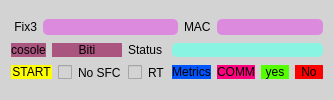
            <widget class="QFrame" name="fix_mp_3">
             <property name="styleSheet">
              <string notr="true">border-radius:5px;
background-color: rgb(211, 211, 211);</string>
             </property>
             <property name="frameShape">
              <enum>QFrame::StyledPanel</enum>
             </property>
             <property name="frameShadow">
              <enum>QFrame::Raised</enum>
             </property>
             <layout class="QGridLayout" name="gridLayout_14">
              <property name="verticalSpacing">
               <number>0</number>
              </property>
              <item row="0" column="0">
               <widget class="QLabel" name="label_25">
                <property name="styleSheet">
                 <string notr="true">background-color: rgba(255, 222, 222, 0);
color: rgb(0, 0, 0);</string>
                </property>
                <property name="text">
                 <string> Fix3</string>
                </property>
               </widget>
              </item>
              <item row="0" column="1" colspan="5">
               <widget class="QLineEdit" name="msn1_9">
                <property name="styleSheet">
                 <string notr="true">background-color: rgb(220, 138, 221);</string>
                </property>
               </widget>
              </item>
              <item row="0" column="6">
               <widget class="QLabel" name="mc_tpm_9">
                <property name="styleSheet">
                 <string notr="true">color: rgb(0, 0, 0);background-color: rgba(255, 222, 222, 0);</string>
                </property>
                <property name="text">
                 <string>MAC</string>
                </property>
               </widget>
              </item>
              <item row="0" column="7" colspan="3">
               <widget class="QLineEdit" name="mc1_9">
                <property name="styleSheet">
                 <string notr="true">background-color: rgb(220, 138, 221);</string>
                </property>
               </widget>
              </item>
              <item row="1" column="0" colspan="2">
               <widget class="QPushButton" name="mp_console_3">
                <property name="styleSheet">
                 <string notr="true">QPushButton{
	color: rgb(0, 0, 0);
	background-color: rgb(170, 85, 127);
border-radius:10px;
}
QPushButton:hover{
		color: rgb(0, 0, 0);
border-radius:10px;
	background-color: qconicalgradient(cx:0.5, cy:0.5, angle:0, stop:0 rgba(255, 0, 0, 255), stop:0.166 rgba(255, 255, 0, 255), stop:0.333 rgba(0, 255, 0, 255), stop:0.5 rgba(0, 255, 255, 255), stop:0.666 rgba(0, 0, 255, 255), stop:0.833 rgba(255, 0, 255, 255), stop:1 rgba(255, 0, 0, 255));
}
</string>
                </property>
                <property name="text">
                 <string>cosole</string>
                </property>
               </widget>
              </item>
              <item row="1" column="2" colspan="2">
               <widget class="QPushButton" name="mp_biti_3">
                <property name="styleSheet">
                 <string notr="true">QPushButton{
	color: rgb(0, 0, 0);
	background-color: rgb(170, 85, 127);
border-radius:10px;
}
QPushButton:hover{
		color: rgb(0, 0, 0);
border-radius:10px;
	background-color: qconicalgradient(cx:0.5, cy:0.5, angle:0, stop:0 rgba(255, 0, 0, 255), stop:0.166 rgba(255, 255, 0, 255), stop:0.333 rgba(0, 255, 0, 255), stop:0.5 rgba(0, 255, 255, 255), stop:0.666 rgba(0, 0, 255, 255), stop:0.833 rgba(255, 0, 255, 255), stop:1 rgba(255, 0, 0, 255));
}
</string>
                </property>
                <property name="text">
                 <string>Biti</string>
                </property>
               </widget>
              </item>
              <item row="1" column="4">
               <widget class="QLabel" name="mc_tpm_29">
                <property name="styleSheet">
                 <string notr="true">color: rgb(0, 0, 0);background-color: rgba(255, 222, 222, 0);</string>
                </property>
                <property name="text">
                 <string>Status</string>
                </property>
               </widget>
              </item>
              <item row="1" column="5" colspan="5">
               <widget class="QLabel" name="status_mpmb_9">
                <property name="styleSheet">
                 <string notr="true">background-color: rgba(111, 255, 231, 190);</string>
                </property>
                <property name="text">
                 <string/>
                </property>
               </widget>
              </item>
              <item row="2" column="0" colspan="10">
               <layout class="QVBoxLayout" name="mpcon_9"/>
              </item>
              <item row="3" column="0" colspan="3">
               <widget class="QPushButton" name="mp_start_9">
                <property name="styleSheet">
                 <string notr="true">QPushButton{
	color: rgb(0, 0, 0);
	background-color: rgb(255, 255, 0);
border-radius:10px;
}
QPushButton:hover{
		color: rgb(0, 0, 0);
border-radius:10px;
	background-color: qconicalgradient(cx:0.5, cy:0.5, angle:0, stop:0 rgba(255, 0, 0, 255), stop:0.166 rgba(255, 255, 0, 255), stop:0.333 rgba(0, 255, 0, 255), stop:0.5 rgba(0, 255, 255, 255), stop:0.666 rgba(0, 0, 255, 255), stop:0.833 rgba(255, 0, 255, 255), stop:1 rgba(255, 0, 0, 255));
}
</string>
                </property>
                <property name="text">
                 <string>START</string>
                </property>
               </widget>
              </item>
              <item row="3" column="3">
               <widget class="QCheckBox" name="cb_no_sfc_9">
                <property name="styleSheet">
                 <string notr="true">color: rgb(0, 0, 0);</string>
                </property>
                <property name="text">
                 <string>No SFC</string>
                </property>
               </widget>
              </item>
              <item row="3" column="4">
               <widget class="QCheckBox" name="cb_rt_9">
                <property name="styleSheet">
                 <string notr="true">color: rgb(0, 0, 0);</string>
                </property>
                <property name="text">
                 <string>RT</string>
                </property>
               </widget>
              </item>
              <item row="3" column="5" colspan="2">
               <widget class="QPushButton" name="mp_mentrics_9">
                <property name="styleSheet">
                 <string notr="true">QPushButton{
	
	background-color: rgb(0, 85, 255);

border-radius:10px;
}
QPushButton:hover{
	
	
	background-color: rgb(85, 170, 255);
border-radius:10px;
}
</string>
                </property>
                <property name="text">
                 <string>Metrics</string>
                </property>
               </widget>
              </item>
              <item row="3" column="7">
               <widget class="QPushButton" name="mp_comm_9">
                <property name="styleSheet">
                 <string notr="true">QPushButton{
	background-color: rgb(255, 0, 127);
border-radius:10px;
}
QPushButton:hover{
	
border-radius:10px;
	background-color: rgb(255, 85, 255);
}
</string>
                </property>
                <property name="text">
                 <string>COMM</string>
                </property>
               </widget>
              </item>
              <item row="3" column="8">
               <widget class="QPushButton" name="bt_yes_9">
                <property name="styleSheet">
                 <string notr="true">QPushButton{
	background-color: rgb(85, 255, 0);

border-radius:10px;
}
QPushButton:hover{
	
	background-color: rgb(85, 255, 127);
border-radius:10px;
}
</string>
                </property>
                <property name="text">
                 <string>yes</string>
                </property>
               </widget>
              </item>
              <item row="3" column="9">
               <widget class="QPushButton" name="bt_no_9">
                <property name="styleSheet">
                 <string notr="true">QPushButton{
	background-color: rgb(255, 0, 0);
border-radius:10px;
}
QPushButton:hover{
	background-color: rgb(170, 0, 0);
border-radius:10px;
}
</string>
                </property>
                <property name="text">
                 <string>No</string>
                </property>
               </widget>
              </item>
             </layout>
            </widget>
